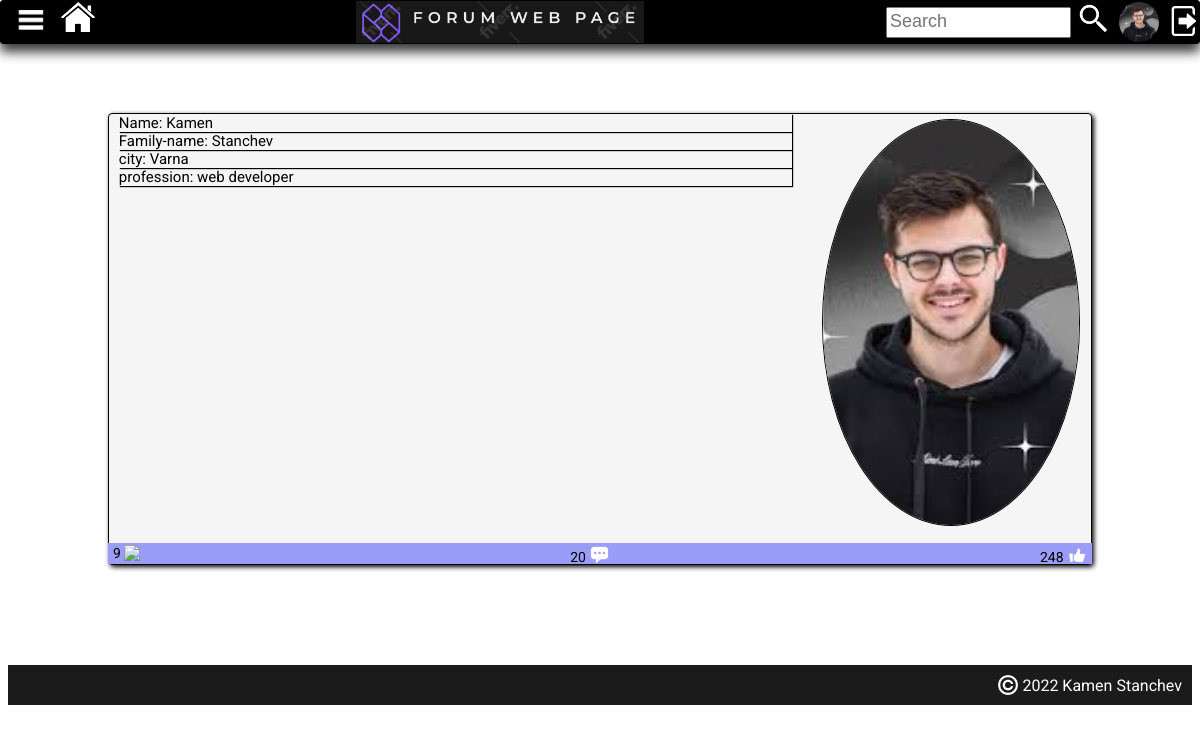
/profile-details/6/ (signed in), run on the app's committed database.
### forum_project/main_app/models.py (models this page shows, shortened)
class Profile(models.Model):
    user = models.OneToOneField(User, on_delete=models.CASCADE)
    first_name = models.CharField(max_length=30, null=True, blank=True)
    last_name = models.CharField(max_length=30, null=True, blank=True)
    city = models.CharField(max_length=30)
    profession = models.CharField(max_length=30)
    profile_img = models.ImageField(upload_to='images/', default='images/add_profile_image.jpg')
    @property
    def received_likes(self):
        post_articles = self.user.postarticle_set.all()
        post_comments = self.user.articlecomment_set.all()
        result = calculate_likes(post_articles) + calculate_likes(post_comments)
        return result
    @property
    def all_post_articles(self):
        post_articles = self.user.postarticle_set.all()
        result = len(post_articles)
        return result
    @property
    def all_comments(self):
        post_comments = self.user.articlecomment_set.all()
        result = len(post_comments)
        return result

class PostArticle(models.Model):
    title = models.CharField(max_length=30, unique=True)
    content = models.TextField()
    likes = models.IntegerField(default=0)
    date_created = models.DateTimeField(auto_now_add=True)
    topic = models.CharField(max_length=30, choices=topics_choices(), default='NO TOPIC')
    user = models.ForeignKey(User, on_delete=models.CASCADE)
    users_which_liked_article = models.ManyToManyField(
        User,
        related_name='user_lied_article',
        blank=True,
    )

class ArticleComment(models.Model):
    user = models.ForeignKey(User, on_delete=models.CASCADE)
    post_article = models.ForeignKey(PostArticle, on_delete=models.CASCADE)
    content = models.TextField(max_length=300)
    data_created = models.DateTimeField(auto_now_add=True)
    likes = models.IntegerField(default=0)
    users_which_liked_comment = models.ManyToManyField(
        User,
        related_name='user_lied_comment',
        blank=True,
    )

### forum_project/main_app/views.py (the view)
# urls.py: path('profile-details/<int:pk>/', views.ProfileDetails.as_view(), name='profile-details'),
class ProfileDetails(DetailView):
    model = Profile
    template_name = 'profile-details.html'
    context_object_name = 'profile'

### forum_project/main_app/models.py (called while the page is built)
def calculate_likes(list_of_objects):
    likes = 0
    for obj in list_of_objects:
        likes += obj.likes
    return likes

### forum_project/main_app/templates/profile-details.html (shortened to what this page needs)
{% extends 'base.html' %}
{% load static %}
{% block page_content %}
     <div class="profile-container">
                    <div class="profile-details">
                        <div class="profile-data">
                            <div class="profile-data-element">
                                Name: {{ profile.first_name }}
                            </div>
                            <div class="profile-data-element">
                                Family-name: {{ profile.last_name }}
                            </div>
                            <div class="profile-data-element">
                                city: {{ profile.city }}
                            </div>
                            <div class="profile-data-element">
                                profession: {{ profile.profession }}
                            </div>
                        </div>
                        <div class="profile-img-container">
                            <img class="profile-img" src="{{ profile.profile_img.url }}">
                        </div>
                    </div>
                    <div class="profile-statistic">
                        <span class="statistic-details">
                            {{ profile.all_post_articles}}
                            <img class="statistic-icon" src="{% static 'icons/topic.jpg'%}">
                        </span>
                        <span class="statistic-details">
                            {{ profile.all_comments }}
                            <img class="statistic-icon" src="{% static 'icons/comment.png'%}">
                        </span>
                        <span class="statistic-details">
                            {{ profile.received_likes }}
                            <img class="statistic-icon" src="{% static 'icons/white-like-.png'%}">
                        </span>
                    </div>
     </div>
{% endblock page_content%}

### templates/base.html (shortened to what this page needs)
{% load static %}
<!DOCTYPE html>
<html lang="en">
    <head>
        <link rel="stylesheet" type="text/css" href="{% static 'css/main.css' %}"/>
        <link rel="stylesheet" type="text/css" href="{% static 'css/navbar.css' %}"/>
        <link rel="stylesheet" type="text/css" href="{% static 'css/container.css' %}"/>
        <link rel="stylesheet" type="text/css" href="{% static 'css/profile-container.css' %}"/>
        <link rel="stylesheet" type="text/css" href="{% static 'css/topics.css' %}"/>
        <link rel="stylesheet" type="text/css" href="{% static 'css/footer.css' %}"/>
    </head>
    <body>
        <div class="navbar">
                <div class="left-side">
                    <div class="dropdown">
                      <span><img class="hamburger-menu-icon"
                         src="{% static 'icons/hamburger-menu.png' %}" alt="NO IMAGE, NO IMAGE, NO IMAGE"></span>
                    </div>
                    <a href="{% url 'home' %}"><img class="home-icon"
                         src="{% static 'icons/home-icon1.png' %}"></a>
                </div>
                <div class="central-side">
                    <img class="logo" src="{% static 'images/logo.PNG' %}">
                </div>
                <div class="right-side">
                    <input class="search-bar" type="text" placeholder="Search">
                    <button class="search-button"><img class="search-button-icon" src="{% static 'icons/search-button.png' %}"></button>
                    {% if user.is_authenticated %}
                        <img class="current-user-image" src="{{ user.profile.profile_img.url }}">
                        <a href="{% url 'logout' %}"><img class="login-logout-link" src="{% static 'icons/logout-icon1.png' %}"></a>
                    {% else %}
                        <img class="current-user-image"
                            src="{% static 'images/no-profile-image.jfif' %}">
                        <a href="{% url 'login' %}"><img class="login-logout-link" src="{% static 'icons/login-icon.png' %}"></a>
                    {% endif %}
                </div>
        </div>
        <div class="container">
            {% block page_content %}
            {% endblock %}
        </div>
        <footer>
            <span class="copyright-content">
                <img class="copyright-symbol" src="{% static 'icons/copyright.png'%}">
                    2022 Kamen Stanchev
            </span>
</footer>
    </body>
</html>

### static/css/main.css (style rules this page uses)
body { padding-top: 5px; font-family: 'Roboto', sans-serif; }
footer { background-color: #1b1b1b; left: 0; right: 0; bottom: 0; height: 40px; margin-top: 10px; }

### static/css/navbar.css (style rules this page uses)
.dropdown { position: relative; display: inline-block; }
.hamburger-menu-icon { height: 60px; margin-top: -12px; }
.navbar { display: flex; background-color: gray; height: 42px; font-weight: bolder; font-size: 19px; color: white; border: black 1px solid; border-radius: 3px; box-shadow: #38393b 0 8px 12px; position: fixed; top: 0; left: 0; right: 0; }
.left-side { display: flex; flex: 1; background-color: black; padding-top: 1px; }
.home-icon { height: 30px; margin-bottom: 12px; }
.search-button { border: none; background-color: black; cursor: pointer; height: 33px; }
.central-side { display: flex; flex: 3; min-width: 250px; background-color: black; justify-content: center; }
.logo { height: 100%; }
.right-side { display: flex; flex:2; background-color: black; justify-content: flex-end; }
.search-bar { height: 25px; margin-top: 6px; }
.search-bar::placeholder { font-size: 18px; }
.search-button-icon { height: 33px; background-color: black; border: none; }
.current-user-image { height: 40px; width: 40px; object-fit: cover; margin-top: 1px; margin-left: 3px; border-radius: 25px; flex-shrink: 0; }
.login-logout-link { height: 30px; width: 30px; margin-left: 10px; margin-top: 5px; flex-shrink: 1; }

### static/css/profile-container.css (style rules this page uses)
.profile-container { display: flex; flex-direction: column; flex-shrink: 1; width: 95%; height: 100px; margin-top: 14px; margin-left: auto; margin-right: auto; border: black 1px solid; border-radius: 4px; background-color:whitesmoke; font-size: 15px; box-shadow: black 2px 2px 5px; }
.profile-details { display: flex; height: 78px; flex-direction: row; }
.profile-data { margin-right: 3%; margin-left: 1%; flex: 2.5; }
.profile-data-element { box-shadow: black 1px 1px 1px; }
.profile-img-container { flex: 1; }
.profile-img { height: 95%; width: 95%; object-fit: cover; border-radius: 50%; border: black 1px solid; margin: 2% 0 3% 0; }
.profile-statistic { display: flex; height: 18px; font-size: 14px; justify-content: space-between; margin-top: 3px; margin-left: -1px; margin-right: -1px; padding: 2px 5px 1px; background-color: #9A9DF7; }
.statistic-icon { height: 20px; vertical-align: bottom; }
.statistic-details { color: black; }

### static/css/footer.css (style rules this page uses)
.copyright-content { color: white; float: right; margin-top: 10px; margin-right: 10px; }
.copyright-symbol { height: 20px; vertical-align: bottom; }

### forum_project/main_app/templates/profile-details.html (style rules this page uses)
.profile-container { height: 450px; width: auto; margin: 100px; }
.profile-details { height: 450px; }

### data on the page
Profile: first_name "Kamen", last_name "Stanchev", city "Varna", profession "web developer", profile_img (picture), all_post_articles "9", all_comments "20", received_likes "248"
